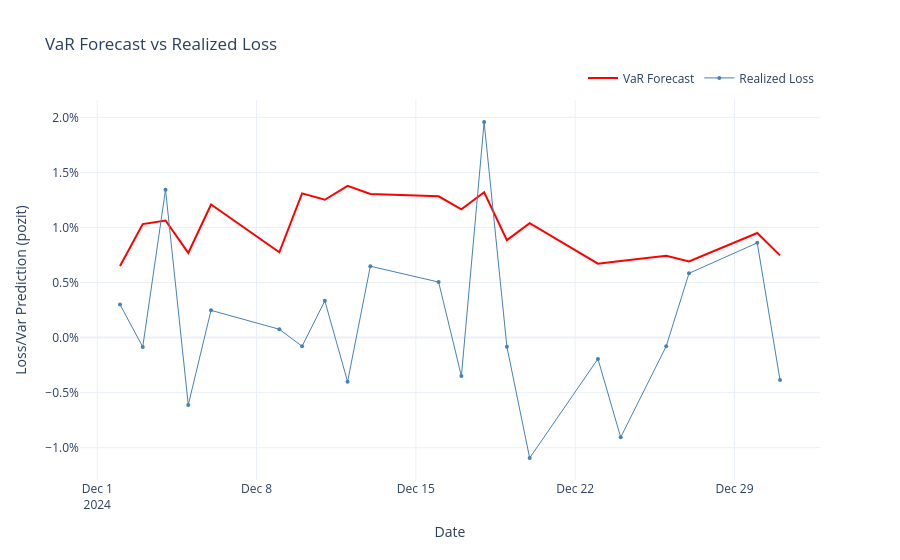

The notebook cell saved with this chart:
### Code cell
plot_var_vs_loss(var_df_wide, residualbank_wide)
